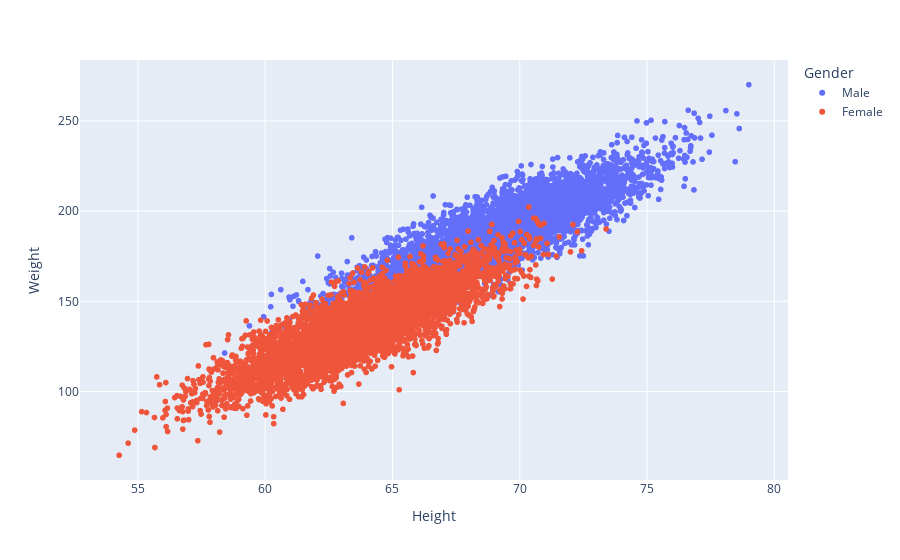

Source (notebook cell):
### Markdown cell above
<div class="span5 alert alert-info">
<h3>Checkup Exercise Set I</h3>

<ul>
  <li> <b>Exercise:</b> Create a scatter plot of Weight vs. Height
  <li> <b>Exercise:</b> Color the points differently by Gender
</ul>
</div>

### Code cell
# your turn
import plotly.express as px

fig=px.scatter(dflog,x="Height",y="Weight",color=dflog.Gender)
fig.show()

### Figure 1 — Plotly figure (JSON) as saved in the notebook; plotly's stock layout.template omitted (floating-point values rounded to 4 significant figures; data arrays with more than 128 entries replaced by an {"elided": "..."} marker saying what was removed)
{"data": [{"hovertemplate": "Gender=Male<br>Height=%{x}<br>Weight=%{y}<extra></extra>", "legendgroup": "Male", "marker": {"color": "#636efa", "symbol": "circle"}, "mode": "markers", "name": "Male", "showlegend": true, "type": "scattergl", "x": {"elided": "5000 float values"}, "xaxis": "x", "y": {"elided": "5000 float values"}, "yaxis": "y"}, {"hovertemplate": "Gender=Female<br>Height=%{x}<br>Weight=%{y}<extra></extra>", "legendgroup": "Female", "marker": {"color": "#EF553B", "symbol": "circle"}, "mode": "markers", "name": "Female", "showlegend": true, "type": "scattergl", "x": {"elided": "5000 float values"}, "xaxis": "x", "y": {"elided": "5000 float values"}, "yaxis": "y"}], "layout": {"legend": {"title": {"text": "Gender"}, "tracegroupgap": 0}, "margin": {"t": 60}, "xaxis": {"anchor": "y", "domain": [0, 1], "title": {"text": "Height"}}, "yaxis": {"anchor": "x", "domain": [0, 1], "title": {"text": "Weight"}}}}
